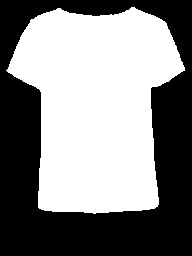
#> input picture mygit_model/data/test/cloth-mask/000218_1.jpg, 192 x 256 px, found by its file name
$ python t_mask.py   (older library calls are emulated)
#> lines starting #> are read from the running program, lines starting #| are printed output that depends on the picture; after the words box and inside, x2 and y2 are one past the last pixel; in counts of white or black regions, pixels touching at a corner belong together
#!/usr/bin/env python3
# -*- coding: utf-8 -*-
"""
Created on Sat Dec 21 17:05:38 2019

@author: Jing
"""

import cv2
import numpy as np
import scipy as sp
import scipy.ndimage
from scipy import signal
import matplotlib.pyplot as plt

def flood_fill(test_array,h_max=255):
    input_array = np.copy(test_array)
    el = sp.ndimage.generate_binary_structure(2,2).astype(np.int)
    inside_mask = sp.ndimage.binary_erosion(~np.isnan(input_array), structure=el)
    output_array = np.copy(input_array)
    output_array[inside_mask]=h_max
    output_old_array = np.copy(input_array)
    output_old_array.fill(0)
    el = sp.ndimage.generate_binary_structure(2,1).astype(np.int)
    while not np.array_equal(output_old_array, output_array):
        output_old_array = np.copy(output_array)
        output_array = np.maximum(input_array,sp.ndimage.grey_erosion(output_array, size=(3,3), footprint=el))
    return output_array

img = cv2.imread("000218_1.jpg");
#> img is the input picture: shape (256, 192, 3); min 0, max 255, mean 132.9

a1=img[:,:,0]<250;
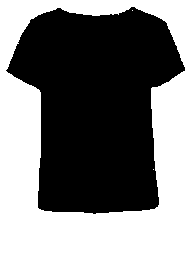
#> a1: shape (256, 192) bool; 47.9% white; 3 white regions (2 under 20 px), largest, box (x1, y1, x2, y2) and area: (0, 0, 192, 256) 23535
a2=img[:,:,1]<250;
a3=img[:,:,2]<250;
img= a1&a2&a3;

img=flood_fill(img);
#> in flood_fill, `inside_mask = sp.ndimage.binary_erosion(~np.isnan(input_array), struct..`:
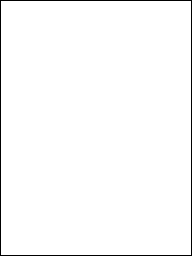
#> inside_mask: shape (256, 192) bool; 98.2% white; black in thin lines or dots
#> in flood_fill, `output_array[inside_mask]=h_max`: output_array: shape (256, 192) bool; every value is 1
#> in flood_fill, `output_old_array.fill(0)`: output_old_array: shape (256, 192) bool; every value is 0
#> the loop in flood_fill, `while not np.array_equal(output_old_array, output_array):` made 1 pass
img=img.astype(float);
#> img: shape (256, 192) float64; every value is 1

for i in range(3,10,2):
    img = signal.medfilt(img,i)
    plt.subplot(2,2,(i-1)/2);
#    plt.figure()
    plt.imshow(img)
#> this loop made 4 passes
#> pass 1, `img = signal.medfilt(img,i)`:
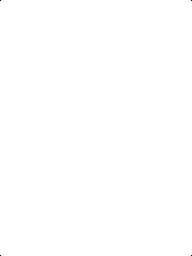
#> img: shape (256, 192) float64; values 0 (black) and 1 (white), 100% white; black in thin lines or dots
#> after the loop: img: shape (256, 192) float64; values 0 (black) and 1 (white), 99.9% white; 4 black regions (4 under 20 px)

print('hello')


# =============================================================================
# 第二种imfill方法
# =============================================================================

#import cv2;
#import numpy as np;
#
## Read image
#im_in = cv2.imread("nickel.jpg", cv2.IMREAD_GRAYSCALE);
#
## Threshold.
## Set values equal to or above 220 to 0.
## Set values below 220 to 255.
#
#th, im_th = cv2.threshold(im_in, 220, 255, cv2.THRESH_BINARY_INV);
#
## Copy the thresholded image.
#im_floodfill = im_th.copy()
#
## Mask used to flood filling.
## Notice the size needs to be 2 pixels than the image.
#h, w = im_th.shape[:2]
#mask = np.zeros((h+2, w+2), np.uint8)
#
## Floodfill from point (0, 0)
#cv2.floodFill(im_floodfill, mask, (0,0), 255);
#
## Invert floodfilled image
#im_floodfill_inv = cv2.bitwise_not(im_floodfill)
#
## Combine the two images to get the foreground.
#im_out = im_th | im_floodfill_inv
#
## Display images.
#cv2.imshow("Thresholded Image", im_th)
#cv2.imshow("Floodfilled Image", im_floodfill)
#cv2.imshow("Inverted Floodfilled Image", im_floodfill_inv)
#cv2.imshow("Foreground", im_out)
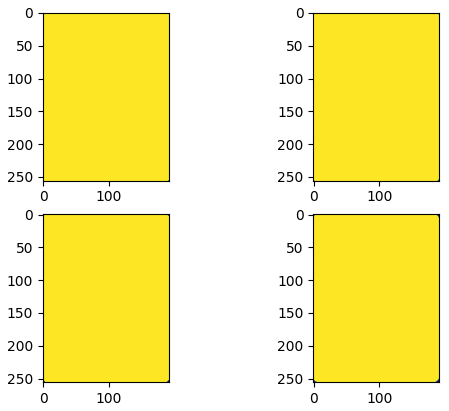
#> figure drawn by matplotlib, 4 panels
